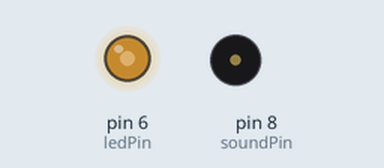
Bench run of a sketch on a simulated Arduino Uno, built with avr-gcc and run on an emulated ATmega328P. Parts: output pins drawn as LEDs (lit = HIGH), buzzer (waves = sounding). Random numbers use the default seed unless the sketch sets one.

Above: at 0.15 s.
At 5.27 s:
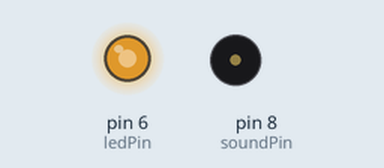
At 13.1 s:
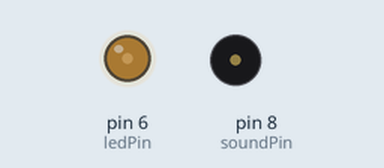
Timing chart, 0 to 13.2 s (numbered marks = the images above):
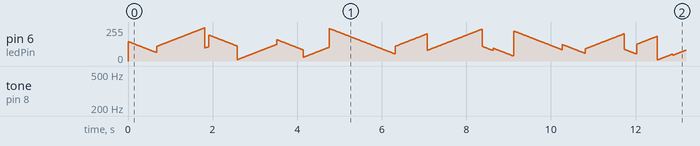

The sketch:

MUSIC_rand.ino
```cpp
int soundPin = 8;
int ledPin = 6;
int min1 = 0;
int max1 = 500;

int min2 = 100;
int max2 = 1000;
int zzz = 2;

void setup() {
  Serial.begin(9600);
  pinMode(ledPin, OUTPUT);
}


void loop() {
 long b = random(0,2);
 int factor = 1;
 if (b == 0) {
   factor = 1;
 } else {
  factor = -1;
 }
 long start = random(min1, max1);
 long ende = random(min2, max2);

 if (factor == 1) {
    for (long i=start; i<=ende; i++) {
    tone(soundPin, i);
    updateLed(i);
    delay(zzz);
  }
 } else {
    for (long i=ende; i>=start; i--) {
    tone(soundPin, i);
    updateLed(i);
    delay(zzz);
  }
 }
}


void updateLed(float value) {
  float n = max2;
  float result = value / n;
  float analogValue =  result * 256;
  int iValue = analogValue;
  analogWrite(ledPin, analogValue);
}
```
